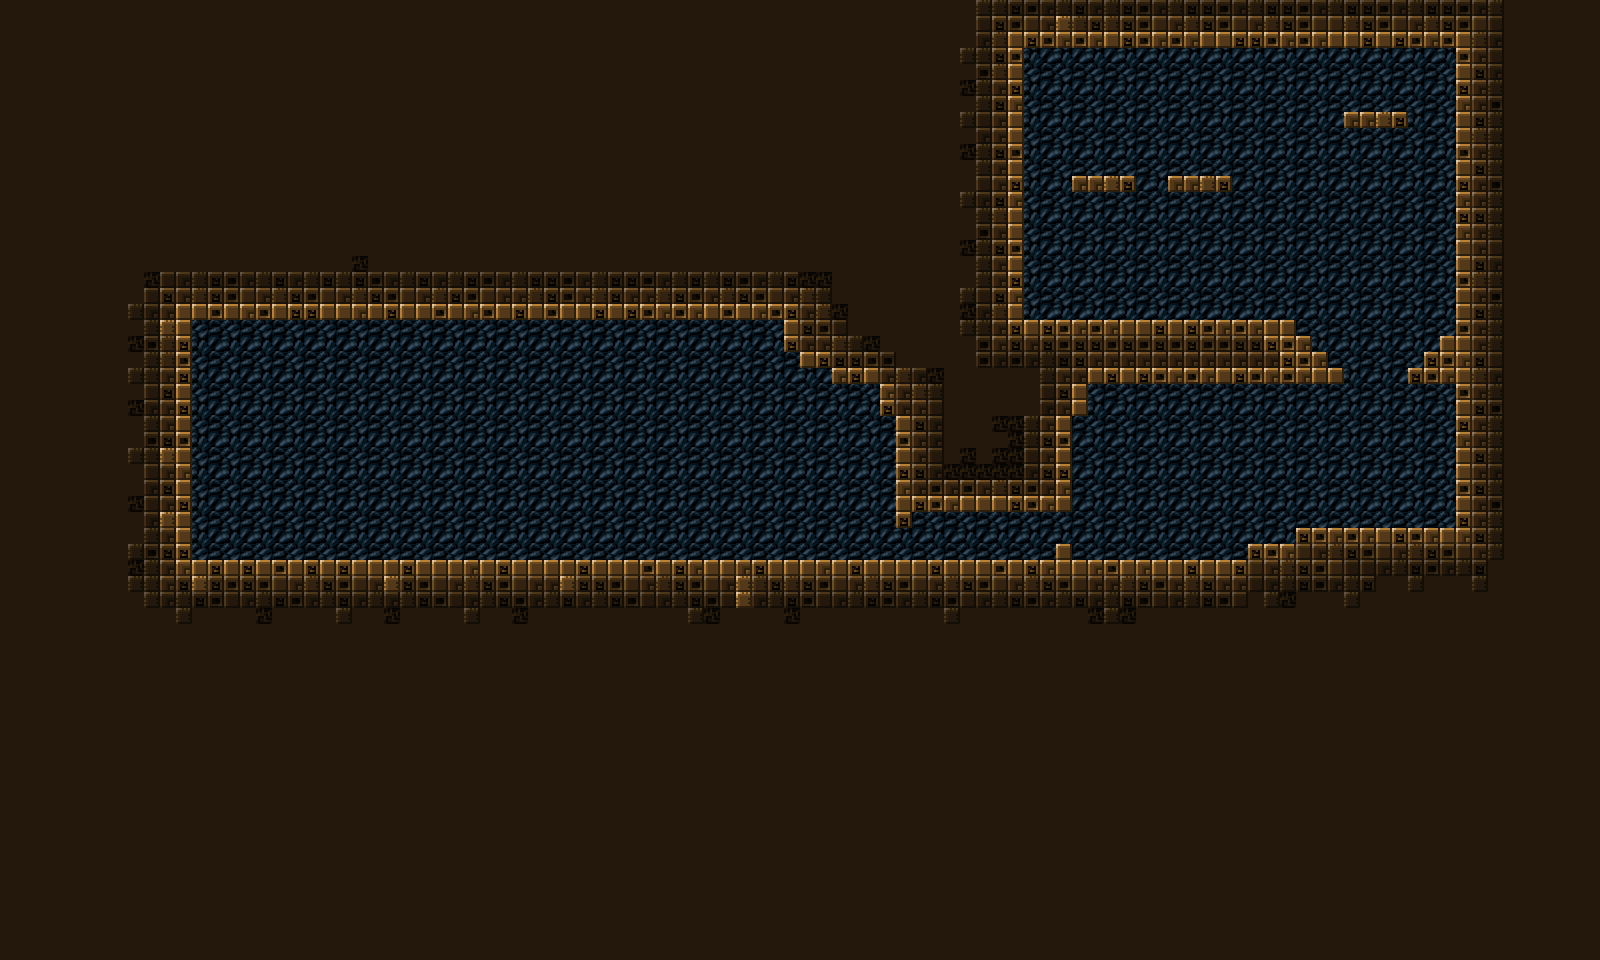

A 2D game scene composited from a Tiled map and its tileset images. What follows is a short description and the map's XML, with each tile layer's data collapsed to a summary:
An orthogonal 100x60 tile map with 16x16 px tiles, 2 tile layers (bg, map) and 25 objects.

<map version="1.0" orientation="orthogonal" width="100" height="60" tilewidth="16" tileheight="16">
 <tileset firstgid="1" name="tilemap" tilewidth="16" tileheight="16">
  <image source="../gfx/tilemap.png" width="160" height="128" />
  <tile id="0">
   <properties>
    <property name="block" value="1" />
   </properties>
  </tile>
  <tile id="1">
   <properties>
    <property name="block" value="1" />
   </properties>
  </tile>
  <tile id="2">
   <properties>
    <property name="block" value="1" />
   </properties>
  </tile>
  <tile id="3">
   <properties>
    <property name="block" value="1" />
   </properties>
  </tile>
  <tile id="4">
   <properties>
    <property name="block" value="1" />
   </properties>
  </tile>
  <tile id="5">
   <properties>
    <property name="block" value="1" />
   </properties>
  </tile>
  <tile id="6">
   <properties>
    <property name="block" value="1" />
   </properties>
  </tile>
  <tile id="10">
   <properties>
    <property name="block" value="1" />
   </properties>
  </tile>
  <tile id="11">
   <properties>
    <property name="block" value="1" />
   </properties>
  </tile>
  <tile id="12">
   <properties>
    <property name="block" value="1" />
   </properties>
  </tile>
  <tile id="13">
   <properties>
    <property name="block" value="1" />
   </properties>
  </tile>
  <tile id="14">
   <properties>
    <property name="block" value="1" />
   </properties>
  </tile>
  <tile id="15">
   <properties>
    <property name="block" value="1" />
   </properties>
  </tile>
  <tile id="16">
   <properties>
    <property name="block" value="1" />
   </properties>
  </tile>
  <tile id="20">
   <properties>
    <property name="block" value="1" />
   </properties>
  </tile>
  <tile id="21">
   <properties>
    <property name="block" value="1" />
   </properties>
  </tile>
  <tile id="22">
   <properties>
    <property name="block" value="1" />
   </properties>
  </tile>
  <tile id="23">
   <properties>
    <property name="block" value="1" />
   </properties>
  </tile>
  <tile id="24">
   <properties>
    <property name="block" value="1" />
   </properties>
  </tile>
  <tile id="25">
   <properties>
    <property name="block" value="1" />
   </properties>
  </tile>
  <tile id="26">
   <properties>
    <property name="block" value="1" />
   </properties>
  </tile>
  <tile id="33">
   <properties>
    <property name="coin" value="1" />
   </properties>
  </tile>
  <tile id="34">
   <properties>
    <property name="switch" value="1" />
   </properties>
  </tile>
 </tileset>
 <layer name="bg" width="100" height="60">
  <data>[6000 cells, 6000 non-empty, 4 distinct tile ids]</data>
 </layer>
 <layer name="map" width="100" height="60">
  <data>[6000 cells, 4621 non-empty, 17 distinct tile ids]</data>
 </layer>
 <objectgroup name="objects" width="100" height="60">
  <object gid="32" x="896" y="544" />
  <object gid="31" x="896" y="560" />
  <object gid="31" x="1056" y="528" />
  <object gid="31" x="1056" y="544" />
  <object gid="33" x="1344" y="384" />
  <object gid="33" x="1360" y="384" />
  <object gid="33" x="1376" y="384" />
  <object gid="33" x="1392" y="384" />
  <object gid="73" x="1360" y="112" />
  <object gid="71" x="272" y="560" />
  <object gid="38" x="560" y="560">
   <properties>
    <property name="text" value="Well Done! Now learn to use the hammer. Press, hold and release X to throw the hammer. Use it to destroy blocks.||Press R to restart if you lost your hammer." />
   </properties>
  </object>
  <object gid="37" x="512" y="560" />
  <object gid="37" x="608" y="560" />
  <object gid="37" x="976" y="560">
   <properties>
    <property name="lightRadius" value="396" />
   </properties>
  </object>
  <object gid="37" x="1264" y="544" />
  <object gid="37" x="1152" y="560" />
  <object gid="37" x="1376" y="528" />
  <object gid="37" x="1344" y="112" />
  <object gid="37" x="1392" y="112" />
  <object gid="37" x="1440" y="336" />
  <object gid="38" x="1408" y="528">
   <properties>
    <property name="text" value="You can also throw your hammer upwards to destroy blocks above yourself." />
   </properties>
  </object>
  <object gid="37" x="384" y="560">
   <properties>
    <property name="lightRadius" value="512" />
   </properties>
  </object>
  <object gid="37" x="1184" y="176" />
  <object gid="37" x="1088" y="176" />
  <object gid="37" x="1152" y="320">
   <properties>
    <property name="lightRadius" value="512" />
   </properties>
  </object>
 </objectgroup>
</map>